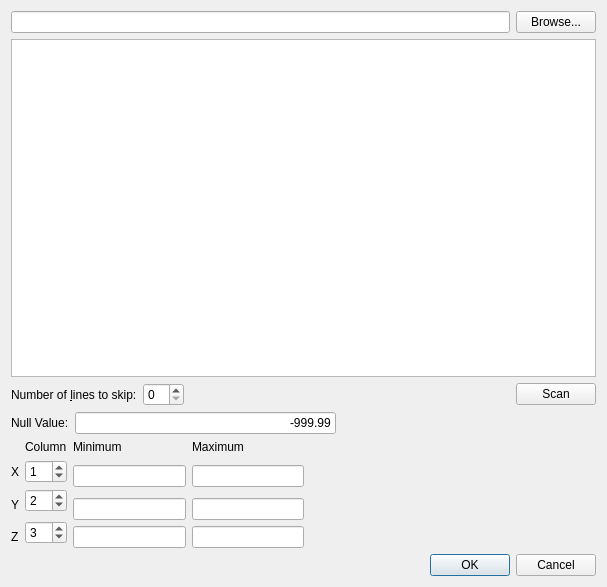
<?xml version="1.0" encoding="UTF-8"?>
<ui version="4.0">
 <class>XYZImportDialog</class>
 <widget class="QDialog" name="XYZImportDialog">
  <property name="geometry">
   <rect>
    <x>0</x>
    <y>0</y>
    <width>607</width>
    <height>587</height>
   </rect>
  </property>
  <property name="windowTitle">
   <string>Dialog</string>
  </property>
  <property name="windowIcon">
   <iconset resource="../ProjectViewer/icons.qrc">
    <normaloff>:/icons/images/logo_fs_64x64.png</normaloff>:/icons/images/logo_fs_64x64.png</iconset>
  </property>
  <layout class="QGridLayout" name="gridLayout_2">
   <item row="0" column="0">
    <layout class="QHBoxLayout" name="horizontalLayout">
     <item>
      <widget class="QLineEdit" name="lePath">
       <property name="readOnly">
        <bool>true</bool>
       </property>
      </widget>
     </item>
     <item>
      <widget class="QPushButton" name="pbBrowse">
       <property name="text">
        <string>Browse...</string>
       </property>
      </widget>
     </item>
    </layout>
   </item>
   <item row="1" column="0">
    <widget class="QTextEdit" name="teContent">
     <property name="readOnly">
      <bool>true</bool>
     </property>
    </widget>
   </item>
   <item row="2" column="0">
    <layout class="QHBoxLayout" name="horizontalLayout_3">
     <item>
      <widget class="QLabel" name="label">
       <property name="text">
        <string>Number of &amp;lines to skip:</string>
       </property>
       <property name="buddy">
        <cstring>sbSkip</cstring>
       </property>
      </widget>
     </item>
     <item>
      <widget class="QSpinBox" name="sbSkip"/>
     </item>
     <item>
      <spacer name="horizontalSpacer_2">
       <property name="orientation">
        <enum>Qt::Horizontal</enum>
       </property>
       <property name="sizeHint" stdset="0">
        <size>
         <width>40</width>
         <height>20</height>
        </size>
       </property>
      </spacer>
     </item>
     <item>
      <widget class="QPushButton" name="pbScan">
       <property name="text">
        <string>Scan</string>
       </property>
      </widget>
     </item>
    </layout>
   </item>
   <item row="3" column="0">
    <layout class="QHBoxLayout" name="horizontalLayout_5">
     <item>
      <widget class="QLabel" name="label_8">
       <property name="text">
        <string>Null Value:</string>
       </property>
      </widget>
     </item>
     <item>
      <widget class="QLineEdit" name="leNull">
       <property name="text">
        <string>-999.99</string>
       </property>
       <property name="alignment">
        <set>Qt::AlignRight|Qt::AlignTrailing|Qt::AlignVCenter</set>
       </property>
      </widget>
     </item>
     <item>
      <spacer name="horizontalSpacer_4">
       <property name="orientation">
        <enum>Qt::Horizontal</enum>
       </property>
       <property name="sizeHint" stdset="0">
        <size>
         <width>40</width>
         <height>20</height>
        </size>
       </property>
      </spacer>
     </item>
    </layout>
   </item>
   <item row="4" column="0">
    <layout class="QHBoxLayout" name="horizontalLayout_4">
     <item>
      <layout class="QGridLayout" name="gridLayout">
       <item row="5" column="0">
        <widget class="QLabel" name="label_4">
         <property name="text">
          <string>Z</string>
         </property>
        </widget>
       </item>
       <item row="1" column="1">
        <widget class="QSpinBox" name="sbX">
         <property name="value">
          <number>1</number>
         </property>
        </widget>
       </item>
       <item row="5" column="2">
        <widget class="QLineEdit" name="leMinZ">
         <property name="readOnly">
          <bool>true</bool>
         </property>
        </widget>
       </item>
       <item row="1" column="2" rowspan="2">
        <widget class="QLineEdit" name="leMinX">
         <property name="readOnly">
          <bool>true</bool>
         </property>
        </widget>
       </item>
       <item row="3" column="3" rowspan="2">
        <widget class="QLineEdit" name="leMaxY">
         <property name="readOnly">
          <bool>true</bool>
         </property>
        </widget>
       </item>
       <item row="4" column="1" rowspan="2">
        <widget class="QSpinBox" name="sbZ">
         <property name="value">
          <number>3</number>
         </property>
        </widget>
       </item>
       <item row="3" column="0">
        <widget class="QLabel" name="label_3">
         <property name="text">
          <string>Y</string>
         </property>
        </widget>
       </item>
       <item row="3" column="2" rowspan="2">
        <widget class="QLineEdit" name="leMinY">
         <property name="readOnly">
          <bool>true</bool>
         </property>
        </widget>
       </item>
       <item row="5" column="3">
        <widget class="QLineEdit" name="leMaxZ">
         <property name="readOnly">
          <bool>true</bool>
         </property>
        </widget>
       </item>
       <item row="0" column="1">
        <widget class="QLabel" name="label_5">
         <property name="text">
          <string>Column</string>
         </property>
        </widget>
       </item>
       <item row="2" column="1" rowspan="2">
        <widget class="QSpinBox" name="sbY">
         <property name="value">
          <number>2</number>
         </property>
        </widget>
       </item>
       <item row="0" column="3">
        <widget class="QLabel" name="label_7">
         <property name="text">
          <string>Maximum</string>
         </property>
        </widget>
       </item>
       <item row="1" column="3" rowspan="2">
        <widget class="QLineEdit" name="leMaxX">
         <property name="readOnly">
          <bool>true</bool>
         </property>
        </widget>
       </item>
       <item row="1" column="0">
        <widget class="QLabel" name="label_2">
         <property name="text">
          <string>X</string>
         </property>
        </widget>
       </item>
       <item row="0" column="2">
        <widget class="QLabel" name="label_6">
         <property name="text">
          <string>Minimum</string>
         </property>
        </widget>
       </item>
      </layout>
     </item>
     <item>
      <spacer name="horizontalSpacer_3">
       <property name="orientation">
        <enum>Qt::Horizontal</enum>
       </property>
       <property name="sizeHint" stdset="0">
        <size>
         <width>40</width>
         <height>20</height>
        </size>
       </property>
      </spacer>
     </item>
    </layout>
   </item>
   <item row="5" column="0">
    <layout class="QHBoxLayout" name="horizontalLayout_2">
     <item>
      <spacer name="horizontalSpacer">
       <property name="orientation">
        <enum>Qt::Horizontal</enum>
       </property>
       <property name="sizeHint" stdset="0">
        <size>
         <width>40</width>
         <height>20</height>
        </size>
       </property>
      </spacer>
     </item>
     <item>
      <widget class="QDialogButtonBox" name="buttonBox">
       <property name="standardButtons">
        <set>QDialogButtonBox::Cancel|QDialogButtonBox::Ok</set>
       </property>
      </widget>
     </item>
    </layout>
   </item>
  </layout>
 </widget>
 <resources>
  <include location="../ProjectViewer/icons.qrc"/>
 </resources>
 <connections>
  <connection>
   <sender>buttonBox</sender>
   <signal>rejected()</signal>
   <receiver>XYZImportDialog</receiver>
   <slot>reject()</slot>
   <hints>
    <hint type="sourcelabel">
     <x>400</x>
     <y>561</y>
    </hint>
    <hint type="destinationlabel">
     <x>199</x>
     <y>149</y>
    </hint>
   </hints>
  </connection>
  <connection>
   <sender>buttonBox</sender>
   <signal>accepted()</signal>
   <receiver>XYZImportDialog</receiver>
   <slot>accept()</slot>
   <hints>
    <hint type="sourcelabel">
     <x>400</x>
     <y>561</y>
    </hint>
    <hint type="destinationlabel">
     <x>199</x>
     <y>149</y>
    </hint>
   </hints>
  </connection>
  <connection>
   <sender>pbScan</sender>
   <signal>clicked()</signal>
   <receiver>XYZImportDialog</receiver>
   <slot>setFocus()</slot>
   <hints>
    <hint type="sourcelabel">
     <x>554</x>
     <y>522</y>
    </hint>
    <hint type="destinationlabel">
     <x>303</x>
     <y>293</y>
    </hint>
   </hints>
  </connection>
 </connections>
</ui>
